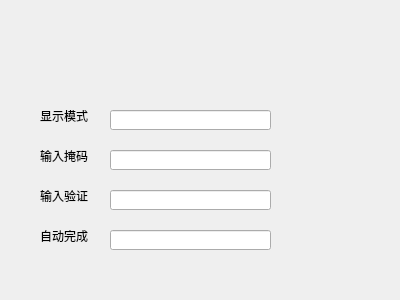
<?xml version="1.0" encoding="UTF-8"?>
<ui version="4.0">
 <class>MyWidget</class>
 <widget class="QWidget" name="MyWidget">
  <property name="geometry">
   <rect>
    <x>0</x>
    <y>0</y>
    <width>400</width>
    <height>300</height>
   </rect>
  </property>
  <property name="windowTitle">
   <string>MyWidget</string>
  </property>
  <widget class="QLineEdit" name="lineEdit1">
   <property name="geometry">
    <rect>
     <x>110</x>
     <y>110</y>
     <width>161</width>
     <height>20</height>
    </rect>
   </property>
   <property name="text">
    <string/>
   </property>
   <property name="echoMode">
    <enum>QLineEdit::Password</enum>
   </property>
  </widget>
  <widget class="QLineEdit" name="lineEdit2">
   <property name="geometry">
    <rect>
     <x>110</x>
     <y>150</y>
     <width>161</width>
     <height>20</height>
    </rect>
   </property>
   <property name="inputMask">
    <string/>
   </property>
  </widget>
  <widget class="QLineEdit" name="lineEdit3">
   <property name="geometry">
    <rect>
     <x>110</x>
     <y>190</y>
     <width>161</width>
     <height>20</height>
    </rect>
   </property>
  </widget>
  <widget class="QLineEdit" name="lineEdit4">
   <property name="geometry">
    <rect>
     <x>110</x>
     <y>230</y>
     <width>161</width>
     <height>20</height>
    </rect>
   </property>
  </widget>
  <widget class="QLabel" name="label">
   <property name="geometry">
    <rect>
     <x>40</x>
     <y>110</y>
     <width>54</width>
     <height>12</height>
    </rect>
   </property>
   <property name="text">
    <string>显示模式</string>
   </property>
  </widget>
  <widget class="QLabel" name="label_2">
   <property name="geometry">
    <rect>
     <x>40</x>
     <y>150</y>
     <width>54</width>
     <height>12</height>
    </rect>
   </property>
   <property name="text">
    <string>输入掩码</string>
   </property>
  </widget>
  <widget class="QLabel" name="label_3">
   <property name="geometry">
    <rect>
     <x>40</x>
     <y>190</y>
     <width>54</width>
     <height>12</height>
    </rect>
   </property>
   <property name="text">
    <string>输入验证</string>
   </property>
  </widget>
  <widget class="QLabel" name="label_4">
   <property name="geometry">
    <rect>
     <x>40</x>
     <y>230</y>
     <width>54</width>
     <height>12</height>
    </rect>
   </property>
   <property name="text">
    <string>自动完成</string>
   </property>
  </widget>
 </widget>
 <layoutdefault spacing="6" margin="11"/>
 <resources/>
 <connections/>
</ui>
